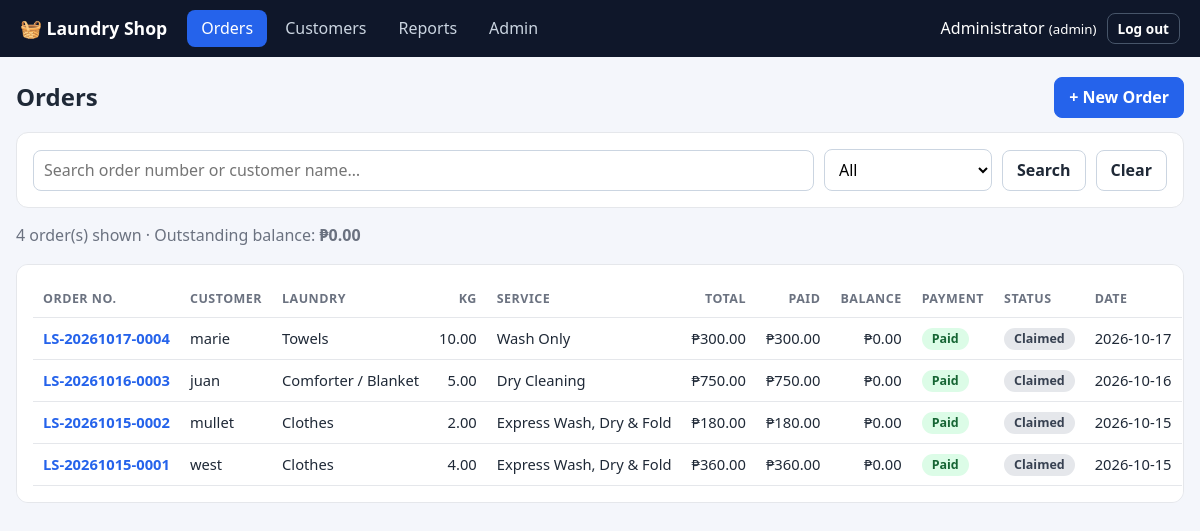
The page / (signed in) on the database its author committed.
### tables this page shows
CREATE TABLE users (
    id            INTEGER PRIMARY KEY AUTOINCREMENT,
    username      TEXT NOT NULL UNIQUE COLLATE NOCASE,
    full_name     TEXT NOT NULL,
    password_hash TEXT NOT NULL,
    salt          TEXT NOT NULL,
    role          TEXT NOT NULL CHECK (role IN ('admin', 'staff'))
);

CREATE TABLE orders (
    id           INTEGER PRIMARY KEY AUTOINCREMENT,
    order_no     TEXT NOT NULL UNIQUE,
    customer_id  INTEGER NOT NULL REFERENCES customers(id),
    laundry_type TEXT NOT NULL,
    weight_kg    REAL NOT NULL CHECK (weight_kg > 0),
    service_id   INTEGER NOT NULL REFERENCES services(id),
    price_per_kg REAL NOT NULL,          -- price snapshot so later price changes don't alter old orders
    total        REAL NOT NULL,
    order_date   TEXT NOT NULL,          -- YYYY-MM-DD
    status       TEXT NOT NULL DEFAULT 'Pending',
    claimed_date TEXT,
    created_by   INTEGER
);

CREATE TABLE customers (
    id         INTEGER PRIMARY KEY AUTOINCREMENT,
    name       TEXT NOT NULL,
    contact    TEXT NOT NULL DEFAULT '',
    created_at TEXT NOT NULL DEFAULT CURRENT_TIMESTAMP
);

CREATE TABLE services (
    id           INTEGER PRIMARY KEY AUTOINCREMENT,
    name         TEXT NOT NULL UNIQUE,
    price_per_kg REAL NOT NULL CHECK (price_per_kg >= 0)
);

### app.py (the view)
@app.route("/")
@login_required
def orders():
    q = request.args.get("q", "").strip()
    status = request.args.get("status", "All")
    rows = db.list_orders(q, status)
    outstanding = sum(max(r["total"] - r["paid"], 0) for r in rows)
    return render_template("orders.html", rows=rows, q=q, status=status, outstanding=outstanding)

### app.py (called while the page is built)
def csrf_token():
    if "_csrf" not in session:
        session["_csrf"] = secrets.token_hex(16)
    return session["_csrf"]

@app.before_request
def check_csrf():
    if request.method == "POST":
        sent, real = request.form.get("_csrf", ""), session.get("_csrf", "")
        if not real or not secrets.compare_digest(sent, real):
            abort(400, "Invalid or missing form token. Go back, refresh the page and try again.")

@app.template_filter("peso")
def peso(value):
    return f"₱{value or 0:,.2f}"

@app.context_processor
def inject_globals():
    return dict(
        user=session.get("user"), csrf_token=csrf_token, statuses=db.STATUSES,
        methods=db.PAYMENT_METHODS, pay_status=db.payment_status,
        shop_name=SHOP_NAME, shop_address=SHOP_ADDRESS, shop_contact=SHOP_CONTACT,
        balance_of=lambda o: max(round(o["total"] - o["paid"], 2), 0),
    )

def login_required(view):
    @wraps(view)
    def wrapper(*a, **kw):
        if not session.get("user"):
            return redirect(url_for("login"))
        return view(*a, **kw)
    return wrapper

### db.py (called while the page is built)
@contextmanager
def db():
    conn = sqlite3.connect(DB_PATH)
    conn.row_factory = sqlite3.Row
    conn.execute("PRAGMA foreign_keys = ON")
    try:
        yield conn
        conn.commit()
    except Exception:
        conn.rollback()
        raise
    finally:
        conn.close()

def payment_status(total, paid):
    if paid >= total - 0.005:
        return "Paid"
    if paid > 0:
        return "Partial"
    return "Unpaid"

def list_orders(search="", status="All"):
    q, params = ORDER_SELECT + " WHERE 1=1", []
    if search:
        q += " AND (o.order_no LIKE ? OR c.name LIKE ?)"
        params += [f"%{search}%"] * 2
    if status and status != "All":
        q += " AND o.status = ?"
        params.append(status)
    q += " ORDER BY o.id DESC"
    with db() as c:
        return c.execute(q, params).fetchall()

### templates/orders.html (shortened to what this page needs)
{% extends "base.html" %}
{% block content %}
<div class="page-head">
  <h1>Orders</h1>
  <a class="btn primary" href="{{ url_for('new_order') }}">+ New Order</a>
</div>
<form method="get" class="filters card">
  <input name="q" value="{{ q }}" placeholder="Search order number or customer name…" autofocus>
  <select name="status">
    <option>All</option>
  </select>
  <button class="btn">Search</button>
  <a class="btn ghost" href="{{ url_for('orders') }}">Clear</a>
</form>
<p class="muted">{{ rows|length }} order(s) shown · Outstanding balance: <strong>{{ outstanding|peso }}</strong></p>
<div class="table-wrap card">
<table>
  <thead><tr><th>Order No.</th><th>Customer</th><th>Laundry</th><th class="r">Kg</th><th>Service</th>
    <th class="r">Total</th><th class="r">Paid</th><th class="r">Balance</th><th>Payment</th><th>Status</th><th>Date</th></tr></thead>
  <tbody>
  {% for r in rows %}
  <tr>
    <td><a href="{{ url_for('order_detail', order_id=r.id) }}"><strong>{{ r.order_no }}</strong></a></td>
    <td>{{ r.customer }}</td><td>{{ r.laundry_type }}</td><td class="r">{{ '%.2f'|format(r.weight_kg) }}</td>
    <td>{{ r.service }}</td><td class="r">{{ r.total|peso }}</td><td class="r">{{ r.paid|peso }}</td>
    <td class="r">{{ balance_of(r)|peso }}</td>
    <td><span class="badge pay-{{ pay_status(r.total, r.paid)|lower }}">{{ pay_status(r.total, r.paid) }}</span></td>
    <td><span class="badge st-{{ r.status|replace(' ', '-')|lower }}">{{ r.status }}</span></td>
    <td>{{ r.order_date }}</td>
  </tr>
  {% else %}
  <tr><td colspan="11" class="muted center">No orders found.</td></tr>
  {% endfor %}
  </tbody>
</table>
</div>
{% endblock %}

### templates/base.html (shortened to what this page needs)
<!doctype html>
<html lang="en">
<head>
  <link rel="stylesheet" href="{{ url_for('static', filename='style.css') }}">
</head>
<body>
{% if user %}
<header class="topbar">
  <div class="brand">🧺 Laundry Shop</div>
  <nav>
    <a href="{{ url_for('orders') }}" class="{{ 'active' if request.endpoint in ('orders','new_order','order_detail') }}">Orders</a>
    <a href="{{ url_for('customers') }}" class="{{ 'active' if request.endpoint in ('customers','customer_detail') }}">Customers</a>
    {% if user.role == 'admin' %}
    <a href="{{ url_for('reports') }}" class="{{ 'active' if request.endpoint == 'reports' }}">Reports</a>
    <a href="{{ url_for('admin') }}" class="{{ 'active' if request.endpoint == 'admin' }}">Admin</a>
    {% endif %}
  </nav>
  <form method="post" action="{{ url_for('logout') }}" class="userbox">
    <span>{{ user.name }} <small>({{ user.role }})</small></span>
    <button class="btn small ghost">Log out</button>
  </form>
</header>
{% endif %}
<main class="container">
  {% block content %}{% endblock %}
</main>
</body>
</html>

### static/style.css (style rules this page uses)
:root { --bg:#f4f6fb;--card:#fff;--text:#1f2937;--muted:#6b7280;--line:#e5e7eb;--primary:#2563eb;--primary-d:#1d4ed8;--danger:#dc2626;--ok:#15803d }
* { box-sizing:border-box }
body { margin:0;font-family:system-ui,-apple-system,"Segoe UI",Roboto,sans-serif;background:var(--bg);color:var(--text);line-height:1.45 }
a { color:var(--primary);text-decoration:none }
h1 { font-size:1.5rem;margin:0 }
.container { max-width:1200px;margin:0 auto;padding:20px 16px 48px }
.muted { color:var(--muted) }
.r { text-align:right }
.topbar { background:#0f172a;color:#fff;display:flex;align-items:center;gap:20px;padding:10px 20px;flex-wrap:wrap }
.brand { font-weight:700;font-size:1.1rem }
.topbar nav { display:flex;gap:4px;flex:1 }
.topbar nav a { color:#cbd5e1;padding:7px 14px;border-radius:8px }
.topbar nav a.active { background:var(--primary);color:#fff }
.userbox { display:flex;align-items:center;gap:10px;margin:0 }
.card { background:var(--card);border:1px solid var(--line);border-radius:12px;padding:16px;margin-bottom:16px }
.page-head { display:flex;justify-content:space-between;align-items:center;margin-bottom:14px;gap:10px;flex-wrap:wrap }
input,select { font:inherit;padding:8px 10px;border:1px solid #cbd5e1;border-radius:8px;background:#fff;max-width:100% }
.btn { font:inherit;font-weight:600;padding:8px 14px;border-radius:8px;border:1px solid #cbd5e1;background:#fff;color:var(--text);cursor:pointer;display:inline-block }
.btn.primary { background:var(--primary);border-color:var(--primary);color:#fff }
.btn.ghost { background:transparent }
.topbar .btn.ghost { color:#fff;border-color:#475569 }
.btn.small { padding:5px 10px;font-size:.85rem }
.filters { display:flex;gap:10px;align-items:end;flex-wrap:wrap }
.filters input[name=q] { flex:1;min-width:220px }
.table-wrap { overflow-x:auto }
table { width:100%;border-collapse:collapse;font-size:.92rem }
th,td { padding:9px 10px;border-bottom:1px solid var(--line);text-align:left;white-space:nowrap }
th.r,td.r { text-align:right }
th { font-size:.78rem;text-transform:uppercase;letter-spacing:.04em;color:var(--muted) }
.badge { display:inline-block;padding:2px 10px;border-radius:999px;font-size:.78rem;font-weight:600;background:#e5e7eb }
.st-claimed { background:#e5e7eb;color:#374151 }
.pay-paid { background:#dcfce7;color:#166534 }

### rows shown on the page
users: name "Administrator"
orders: order_no "LS-20261017-0004", customer "marie", laundry_type "Towels", weight_kg "10.00", service "Wash Only", total|peso "₱300.00", paid|peso "₱300.00", balance_of "₱0.00", total "Paid", status "Claimed", order_date "2026-10-17"
orders: order_no "LS-20261016-0003", customer "juan", laundry_type "Comforter / Blanket", weight_kg "5.00", service "Dry Cleaning", total|peso "₱750.00", paid|peso "₱750.00", balance_of "₱0.00", total "Paid", status "Claimed", order_date "2026-10-16"
orders: order_no "LS-20261015-0002", customer "mullet", laundry_type "Clothes", weight_kg "2.00", service "Express Wash, Dry & Fold", total|peso "₱180.00", paid|peso "₱180.00", balance_of "₱0.00", total "Paid", status "Claimed", order_date "2026-10-15"
orders: order_no "LS-20261015-0001", customer "west", laundry_type "Clothes", weight_kg "4.00", service "Express Wash, Dry & Fold", total|peso "₱360.00", paid|peso "₱360.00", balance_of "₱0.00", total "Paid", status "Claimed", order_date "2026-10-15"

### other values the page prints
{{ user.role }} "admin"
{{ rows|length }} "4"
{{ outstanding|peso }} "₱0.00"
